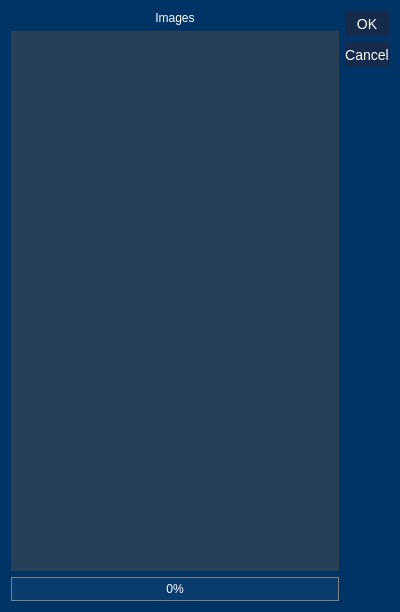
<?xml version="1.0" encoding="UTF-8"?>
<ui version="4.0">
 <class>Dialog</class>
 <widget class="QDialog" name="Dialog">
  <property name="geometry">
   <rect>
    <x>0</x>
    <y>0</y>
    <width>400</width>
    <height>612</height>
   </rect>
  </property>
  <property name="windowTitle">
   <string>Dialog</string>
  </property>
  <property name="styleSheet">
   <string notr="true">QPushButton{
	color: White;
	background-color: rgba(22, 42, 75 , 255);
	border: none;
	font-size: 14px;
 	text-align: center;
     display: inline-block;
	min-height: 25;
	min-width: 40;
}

QPushButton:hover{
	background-color:  rgba(15, 35, 68 , 255);
}

QPushButton:pressed{
	background-color:  rgba(8, 28, 61 , 255);
}

QPushButton:disabled{
	background-color:  rgba(40, 60, 100 , 255);
}

QTableView, QListView{
	color: White;
	background-color: rgba(77, 77, 77, 128)
}

QLabel{
	color:White;
}

QProgressBar {
	color: White;
    border: 1px solid grey;
    background-color: rgb(10, 60, 110);
 }

 QProgressBar::chunk {
     background-color: rgba(77, 77, 77, 128);
 }

QMainWindow{
	background-color: rgb(0, 51, 102);
}

QDialog{
	background-color: rgb(0, 51, 102);
}</string>
  </property>
  <layout class="QHBoxLayout" name="horizontalLayout">
   <item>
    <layout class="QVBoxLayout" name="verticalLayout">
     <item>
      <widget class="QLabel" name="label">
       <property name="text">
        <string>Images</string>
       </property>
       <property name="alignment">
        <set>Qt::AlignCenter</set>
       </property>
      </widget>
     </item>
     <item>
      <widget class="QListView" name="lv_images">
       <property name="toolTip">
        <string>Available images</string>
       </property>
       <property name="selectionMode">
        <enum>QAbstractItemView::MultiSelection</enum>
       </property>
      </widget>
     </item>
     <item>
      <widget class="QProgressBar" name="prg_bar">
       <property name="toolTip">
        <string>Percentage of loaded images</string>
       </property>
       <property name="value">
        <number>0</number>
       </property>
       <property name="alignment">
        <set>Qt::AlignCenter</set>
       </property>
      </widget>
     </item>
    </layout>
   </item>
   <item>
    <widget class="QDialogButtonBox" name="buttonBox">
     <property name="toolTip">
      <string/>
     </property>
     <property name="orientation">
      <enum>Qt::Vertical</enum>
     </property>
     <property name="standardButtons">
      <set>QDialogButtonBox::Cancel|QDialogButtonBox::Ok</set>
     </property>
    </widget>
   </item>
  </layout>
 </widget>
 <resources/>
 <connections>
  <connection>
   <sender>buttonBox</sender>
   <signal>accepted()</signal>
   <receiver>Dialog</receiver>
   <slot>accept()</slot>
   <hints>
    <hint type="sourcelabel">
     <x>248</x>
     <y>254</y>
    </hint>
    <hint type="destinationlabel">
     <x>157</x>
     <y>274</y>
    </hint>
   </hints>
  </connection>
  <connection>
   <sender>buttonBox</sender>
   <signal>rejected()</signal>
   <receiver>Dialog</receiver>
   <slot>reject()</slot>
   <hints>
    <hint type="sourcelabel">
     <x>316</x>
     <y>260</y>
    </hint>
    <hint type="destinationlabel">
     <x>286</x>
     <y>274</y>
    </hint>
   </hints>
  </connection>
 </connections>
</ui>
